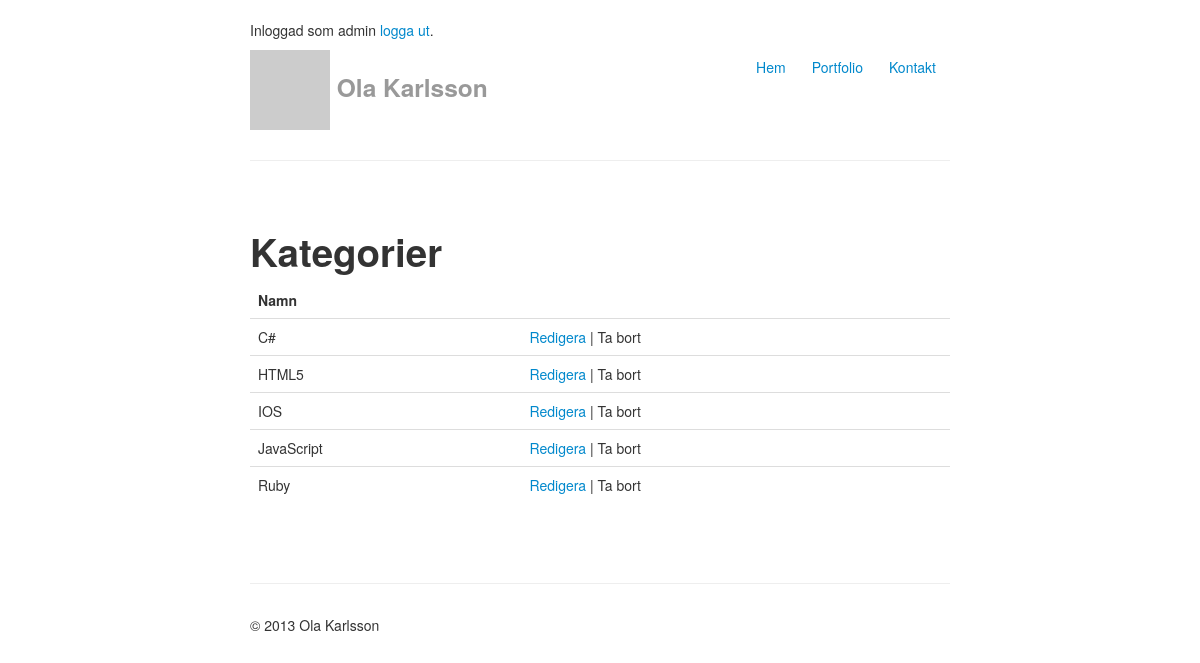
The page /after/public/admin/categories/index.php (signed in) on the database its author committed.
### tables this page shows
CREATE TABLE `categories` (
  `id` int(11) unsigned NOT NULL AUTO_INCREMENT,
  `name` varchar(255) DEFAULT NULL,
  PRIMARY KEY (`id`)
);

### after/classes/db.php (called while the page is built, shortened)
<?php
  class Db {
    private $dbh = null;
    public function __construct() {
      try {
        $this->dbh = new PDO("mysql:host=".DB_HOST.";dbname=".DB_NAME.";charset=utf8", DB_USER, DB_PASS);
      } catch(PDOException $e) {
        echo $e->getMessage();
      }
    }
    public function getCategories() {
      $sth = $this->dbh->query("select * from categories order by name");
      $sth->setFetchMode(PDO::FETCH_CLASS, 'Category');
      $objects = array();
      while($obj = $sth->fetch()) {
        $objects[] = $obj;
      }
      return $objects;
    }
  }

### after/public/admin/categories/index.php (the view, shortened to what this page needs)
<?php
  $db = new Db();
  $categories = $db->getCategories();
  $page_title = "Kategorier";
?>
<?php require_once(ROOT_PATH.'/header.php'); ?>
<div class="row-fluid marketing">
  <div class="span12">
    <h1><?php echo $page_title ?></h1>
    <table class="table table-hover">
      <thead>
        <tr>
          <th>Namn</th>
          <th></th>
        </tr>
      </thead>
      <tbody>
        <?php foreach ($categories as $category) : ?>
          <tr>
            <td><?php echo $category->name ?></td>
            <td><a href="edit.php?id=<?php echo $category->id ?>">Redigera</a> | Ta bort</td>
          </tr>
        <?php endforeach ?>
      </tbody>
    </table>
  </div>
</div>
<?php require_once(ROOT_PATH.'/footer.php'); ?>

### after/public/styles/application.css (style rules this page uses)
body { padding-top: 20px; padding-bottom: 40px; }
.marketing { margin: 60px 0; }

### rows shown on the page
categories: name "C#"
categories: name "HTML5"
categories: name "IOS"
categories: name "JavaScript"
categories: name "Ruby"

### other values the page prints
USER "admin"
$menu_item['text'] "Hem"
$menu_item['text'] "Portfolio"
$menu_item['text'] "Kontakt"
$page_title "Kategorier"
